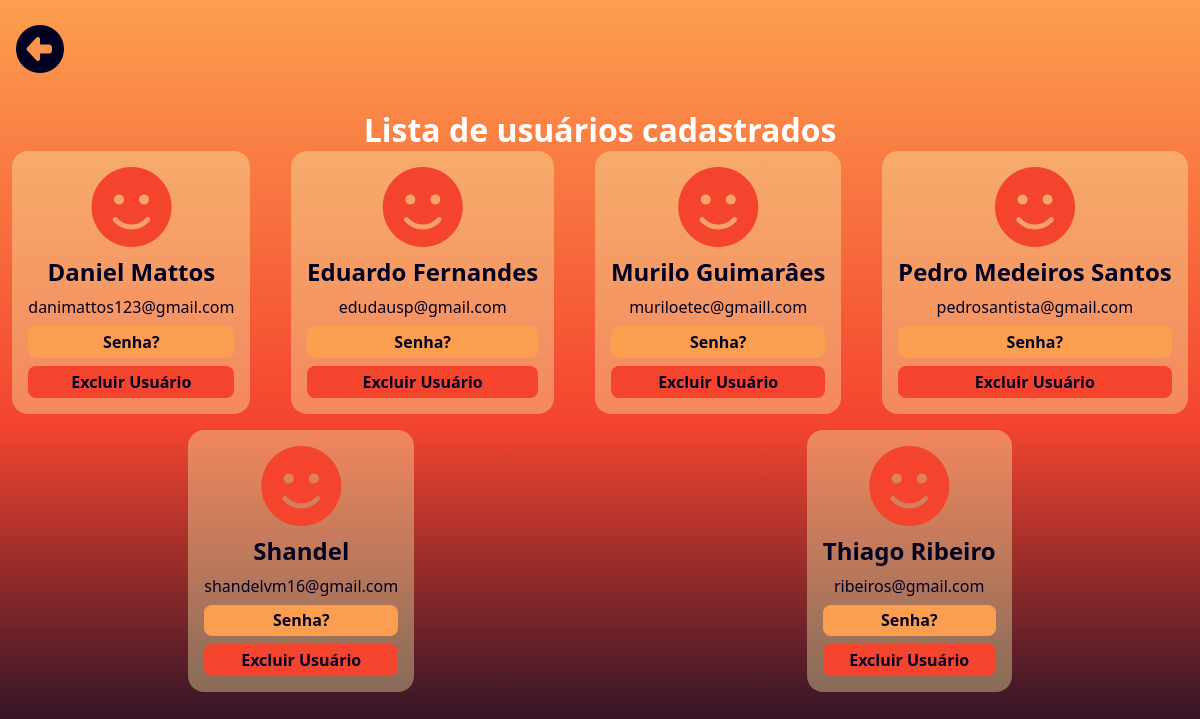
The app's page /php/listar.php with its own data.
### tables this page shows
CREATE TABLE `tbl_usuarios` (
  `id_user` int(11) NOT NULL,
  `nome` varchar(150) NOT NULL,
  `email` varchar(200) NOT NULL,
  `senha` varchar(200) NOT NULL
);

### php/listar.php (the view, shortened to what this page needs)
<?php include_once("topo.php"); ?>
<link rel="stylesheet" href="../css/listar.css">
<body>
    <a href="javascript:history.go(-1)" class="btn_back"><i class="fa-solid fa-circle-left"></i></a>
    <main id="pageMain">
        <h1>Lista de usuários cadastrados</h1>
        <div class="containerProfiles">
            <?php
            require_once("connect.php");
            $query = "SELECT * FROM `tbl_usuarios`
                ORDER BY `nome`;";
            $usuarios = mysqli_query($conn, $query);
            while ($user = mysqli_fetch_assoc($usuarios)) {
            ?>
                <div class="profile">
                    <i class="fa-solid fa-face-smile"></i>
                    <h2><?php echo $user["nome"]; ?></h2>
                    <p><?php echo $user["email"]; ?></p>
                    <a href="javascript:sweet_message('Senha do Usuário em hash: <br><span><?php echo $user['senha']; ?></span>')" style="background-color: #FC9E4F;">Senha?</a>
                    <a href="javascript:sweet_confirm('Deseja deletar o usuário <span><?php echo $user['nome'];?></span> ?', <?php echo $user['id_user'];?>)" style="background-color: #F4442E;">Excluir Usuário</a>
                </div>
            <?php
            }
            ?>
        </div>
    </main>
</body>
</html>

### php/topo.php (shortened to what this page needs)
<!DOCTYPE html>
<html lang="pt-br">
<head>
    <link rel="stylesheet" href="../css/root.css">
    <link rel="stylesheet" href="https://cdnjs.cloudflare.com/ajax/libs/font-awesome/6.5.1/css/all.min.css">
</head>

### css/root.css (style rules this page uses)
:root { --cor-primaria: #F2F3AE; --cor-primaria-bg: #f2f3ae60; --cor-secundaria: #FC9E4F; --cor-terciaria: #F4442E; --cor-dark: #020122; }
* { padding: 0; margin: 0; box-sizing: border-box; }
body { position: relative; height: 100dvh; color: var(--cor-primaria); font-family: 'Segoe UI', Tahoma, Geneva, Verdana, sans-serif; background: linear-gradient(0deg, rgba(0,7,36,1) 0%, rgba(244,68,46,1) 47%, rgba(252,158,79,1) 100%); color: white; }
.btn_back { position: absolute; font-size: 3em; top: 1rem; left: 1rem; color: var(--cor-dark); }

### css/listar.css (style rules this page uses)
body { display: flex; justify-content: center; align-items: center; text-align: center; }
.containerProfiles { display: flex; flex-wrap: wrap; justify-content: space-around; gap: 1em; }
.profile { display: flex; flex-direction: column; background-color: var(--cor-primaria-bg); padding: 1em; border-radius: 1em; color: var(--cor-dark); gap: 0.5em; transition: 0.3s; }
.profile i { color: var(--cor-terciaria); font-size: 5em; transition: 0.3s; }
.profile a { color: var(--cor-dark); font-weight: 600; border-radius: 0.5em; padding: 0.3em; text-decoration: none; }

### records on screen
tbl_usuarios: nome "Daniel Mattos", email "danimattos123@gmail.com"
tbl_usuarios: nome "Eduardo Fernandes", email "edudausp@gmail.com"
tbl_usuarios: nome "Murilo Guimarâes", email "muriloetec@gmaill.com"
tbl_usuarios: nome "Pedro Medeiros Santos", email "pedrosantista@gmail.com"
tbl_usuarios: nome "Shandel", email "shandelvm16@gmail.com"
tbl_usuarios: nome "Thiago Ribeiro", email "ribeiros@gmail.com"
